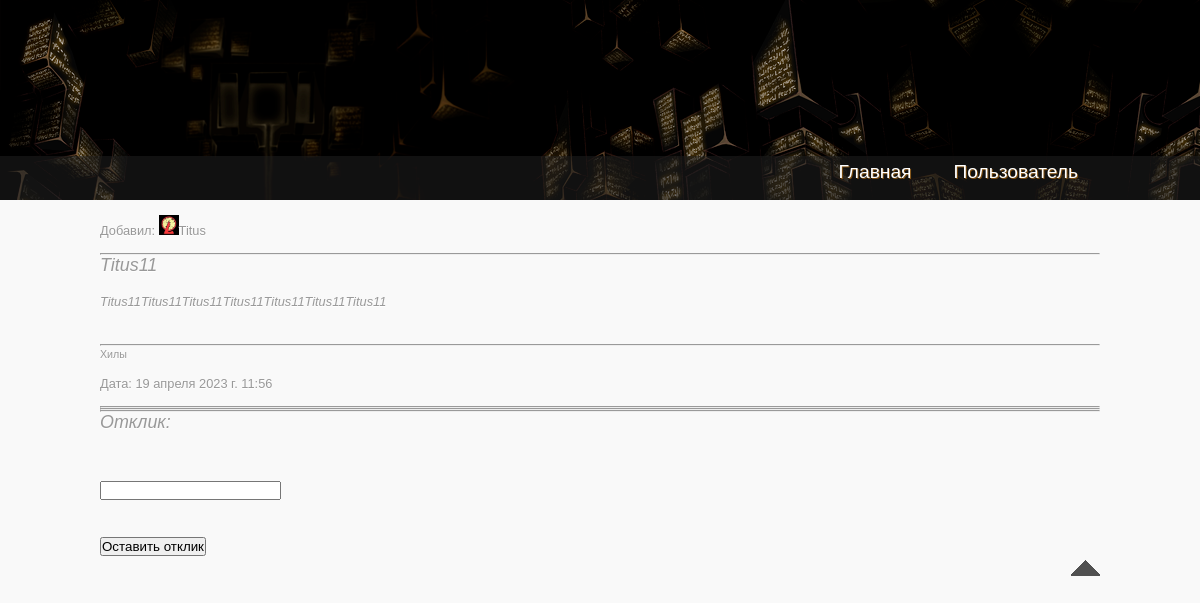
The app's page /post/14/ with its own data.
### forum/models.py (models this page shows, shortened)
class Post(models.Model):
    author = models.ForeignKey('FUser', on_delete=models.CASCADE)
    date = models.DateTimeField(auto_now_add=True)
    title = models.TextField(max_length=128)
    text = FroalaField(theme='dark')
    category = models.ManyToManyField('Category', through='PostCategory')

class FUser(models.Model):
    name = models.CharField(max_length=32)
    email = models.OneToOneField(User, on_delete=models.CASCADE)
    avatar = models.ImageField(upload_to='', blank=True)

class Category(models.Model):
    category = models.CharField(max_length=64, unique=True)
    def __str__(self):
        return self.category.title()

### forum/views.py (the view)
# urls.py: path('post/<pk>/', PostDetail.as_view(), name='post_detail'),
class PostDetail(DetailView):
    model = Post
    ordering = '-date'
    template_name = 'post_detail.html'
    context_object_name = 'post'
    def get_context_data(self, **kwargs):
        context = super().get_context_data(**kwargs)
        context['reply'] = ReplyForm
        return context
    def post(self, request, *args, **kwargs):
        user = FUser.objects.get(email_id=request.user.id)
        post = Post.objects.get(id=kwargs.get('pk'))
        if request.POST.get('posttype') == 'reply':
            text = request.POST.get('text')
            form = ReplyForm({'author': user, 'post': post, 'text': text})
            if form.is_valid():
                form.save()
        return redirect('post_detail', pk=kwargs.get('pk'))

### templates/post_detail.html (shortened to what this page needs)
{% extends 'flatpages/default.html' %}
{% load static %}
{% block content %}
    <h6>Добавил: <img src="/media/{{ post.author.avatar }}" class="rounded-circle" width="20" height="20"/>{{ post.author.name }}</h6>
    <hr/>
    <h3>{{ post.title }}</h3>
    <h5>{{ post.text|safe }}</h5>
    <hr/>
    <h6><small class="card-subtitle">{% for category in post.category.all %}{{ category }} {% endfor %}</small></h6>
    <h6>Дата: {{ post.date }}</h6>
    <hr/><hr/><hr/>
    <div>
    <h3>Отклик:</h3>
    <form action="" method="POST">
        <p>
        <h1>
            {{ reply.text }}
        </h1>
        </p>
        <p><input type="submit" value="Оставить отклик"></p>
    </form>
    </div>
{% endblock content %}

### static/css/asd.css (style rules this page uses)
html { height: 100%; }
* { margin: 0; padding: 0; }
body { font: normal .80em 'Droid Sans', arial, sans-serif; background: #F9F9F9; color: #444; }
p { padding: 0 0 16px 0; line-height: 1.7em; }
img { border: 0; }
h1, h2, h3, h4, h5, h6 { color: #362C20; letter-spacing: 0em; padding: 0 0 5px 0; }
h1, h2 { font: italic 140% 'News Cycle', arial; margin: 0 0 15px 0; padding: 15px 0 5px 0; color: #222; }
h3 { color: #999; font: italic 140% 'Droid Sans', arial; padding: 0 0 15px 0; }
h4, h6 { color: #555; padding: 0 0 5px 0; font: italic 90% 'Droid Sans', arial, sans-serif; }
h5, h6 { color: #999; font: italic 100% 'Droid Sans', arial; padding: 0 0 15px 0; }
h6 { font: normal 100% 'Droid Sans', arial; }

### records on screen
Post: author.avatar (placeholder picture), author.name "Titus", title "Titus11", text "Titus11Titus11Titus11Titus11Titus11Titus11Titus11", date "19 апреля 2023 г. 11:56"
Category: category "Хилы"
